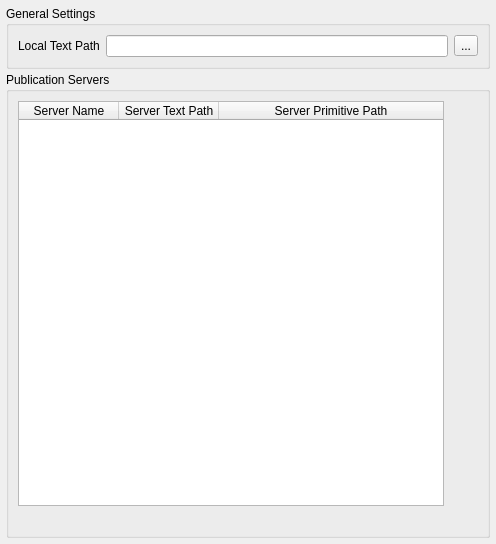
<?xml version="1.0" encoding="UTF-8"?>
<ui version="4.0">
 <class>MissionCompilerSettingsPage</class>
 <widget class="QWidget" name="MissionCompilerSettingsPage">
  <property name="geometry">
   <rect>
    <x>0</x>
    <y>0</y>
    <width>496</width>
    <height>544</height>
   </rect>
  </property>
  <property name="windowTitle">
   <string>Form</string>
  </property>
  <layout class="QGridLayout" name="gridLayout">
   <property name="margin">
    <number>6</number>
   </property>
   <property name="spacing">
    <number>3</number>
   </property>
   <item row="1" column="0" colspan="2">
    <widget class="QGroupBox" name="publicationGroupBox">
     <property name="title">
      <string>Publication Servers</string>
     </property>
     <layout class="QGridLayout" name="gridLayout_2">
      <item row="0" column="2">
       <layout class="QVBoxLayout" name="verticalLayout">
        <item>
         <widget class="QToolButton" name="removeToolButton">
          <property name="sizePolicy">
           <sizepolicy hsizetype="Preferred" vsizetype="Preferred">
            <horstretch>0</horstretch>
            <verstretch>0</verstretch>
           </sizepolicy>
          </property>
          <property name="toolTip">
           <string>Delete</string>
          </property>
          <property name="text">
           <string/>
          </property>
          <property name="icon">
           <iconset resource="mission_compiler.qrc">
            <normaloff>:/buttons/images/ic_nel_delete_item.png</normaloff>:/buttons/images/ic_nel_delete_item.png</iconset>
          </property>
          <property name="iconSize">
           <size>
            <width>20</width>
            <height>20</height>
           </size>
          </property>
          <property name="autoRaise">
           <bool>true</bool>
          </property>
         </widget>
        </item>
        <item>
         <widget class="QToolButton" name="addToolButton">
          <property name="sizePolicy">
           <sizepolicy hsizetype="Preferred" vsizetype="Preferred">
            <horstretch>0</horstretch>
            <verstretch>0</verstretch>
           </sizepolicy>
          </property>
          <property name="toolTip">
           <string>Add</string>
          </property>
          <property name="text">
           <string/>
          </property>
          <property name="icon">
           <iconset resource="mission_compiler.qrc">
            <normaloff>:/buttons/images/ic_nel_add_item.png</normaloff>:/buttons/images/ic_nel_add_item.png</iconset>
          </property>
          <property name="iconSize">
           <size>
            <width>20</width>
            <height>20</height>
           </size>
          </property>
          <property name="autoRaise">
           <bool>true</bool>
          </property>
         </widget>
        </item>
        <item>
         <widget class="QToolButton" name="resetToolButton">
          <property name="toolTip">
           <string>Reset</string>
          </property>
          <property name="text">
           <string/>
          </property>
          <property name="icon">
           <iconset resource="mission_compiler.qrc">
            <normaloff>:/buttons/images/ic_nel_reset_all.png</normaloff>:/buttons/images/ic_nel_reset_all.png</iconset>
          </property>
          <property name="iconSize">
           <size>
            <width>20</width>
            <height>20</height>
           </size>
          </property>
          <property name="autoRaise">
           <bool>true</bool>
          </property>
         </widget>
        </item>
        <item>
         <spacer name="verticalSpacer">
          <property name="orientation">
           <enum>Qt::Vertical</enum>
          </property>
          <property name="sizeHint" stdset="0">
           <size>
            <width>20</width>
            <height>40</height>
           </size>
          </property>
         </spacer>
        </item>
       </layout>
      </item>
      <item row="1" column="1">
       <spacer name="publishHorizontalSpacer">
        <property name="orientation">
         <enum>Qt::Horizontal</enum>
        </property>
        <property name="sizeHint" stdset="0">
         <size>
          <width>40</width>
          <height>20</height>
         </size>
        </property>
       </spacer>
      </item>
      <item row="0" column="0" colspan="2">
       <widget class="QTableWidget" name="serversTableWidget">
        <property name="editTriggers">
         <set>QAbstractItemView::NoEditTriggers</set>
        </property>
        <property name="alternatingRowColors">
         <bool>true</bool>
        </property>
        <attribute name="horizontalHeaderDefaultSectionSize">
         <number>100</number>
        </attribute>
        <attribute name="horizontalHeaderStretchLastSection">
         <bool>true</bool>
        </attribute>
        <column>
         <property name="text">
          <string>Server Name</string>
         </property>
        </column>
        <column>
         <property name="text">
          <string>Server Text Path</string>
         </property>
        </column>
        <column>
         <property name="text">
          <string>Server Primitive Path</string>
         </property>
        </column>
       </widget>
      </item>
     </layout>
    </widget>
   </item>
   <item row="0" column="0" colspan="2">
    <widget class="QGroupBox" name="generalGroupBox">
     <property name="title">
      <string>General Settings</string>
     </property>
     <layout class="QGridLayout" name="gridLayout_3">
      <item row="0" column="0">
       <widget class="QLabel" name="localPathLabel">
        <property name="text">
         <string>Local Text Path</string>
        </property>
       </widget>
      </item>
      <item row="0" column="1">
       <widget class="QLineEdit" name="localPathEdit">
        <property name="toolTip">
         <string>Local path for compiled mission texts.</string>
        </property>
       </widget>
      </item>
      <item row="0" column="2">
       <widget class="QToolButton" name="localPathButton">
        <property name="text">
         <string>...</string>
        </property>
       </widget>
      </item>
     </layout>
    </widget>
   </item>
  </layout>
 </widget>
 <resources>
  <include location="mission_compiler.qrc"/>
 </resources>
 <connections/>
</ui>
